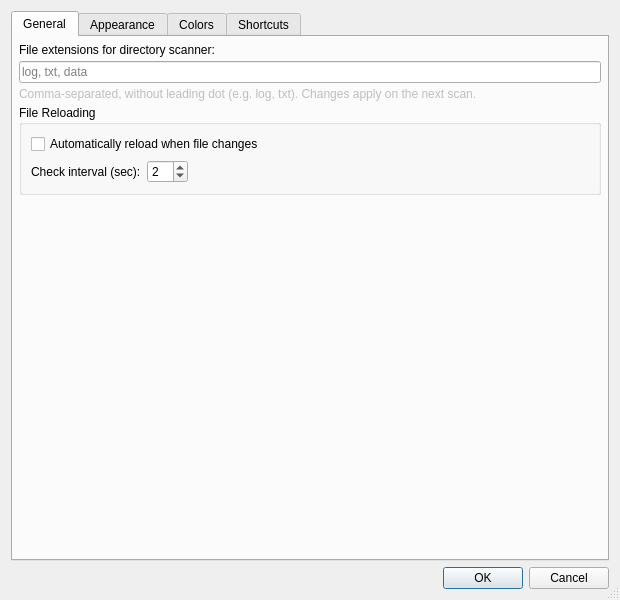
<?xml version="1.0" encoding="UTF-8"?>
<ui version="4.0">
 <class>SettingsDialog</class>
 <widget class="QDialog" name="SettingsDialog">
  <property name="geometry">
   <rect>
    <x>0</x>
    <y>0</y>
    <width>620</width>
    <height>600</height>
   </rect>
  </property>
  <property name="windowTitle">
   <string>Settings</string>
  </property>
  <property name="sizeGripEnabled">
   <bool>true</bool>
  </property>
  <layout class="QVBoxLayout" name="rootLayout">
   <item>
    <widget class="QTabWidget" name="tabWidget">
     <property name="currentIndex">
      <number>0</number>
     </property>

     <!-- ================================================================ -->
     <!-- Tab: General — compact extensions input                          -->
     <!-- ================================================================ -->
     <widget class="QWidget" name="generalTab">
      <attribute name="title">
       <string>General</string>
      </attribute>
      <layout class="QVBoxLayout" name="generalLayout">
       <property name="margin">
        <number>6</number>
       </property>
       <property name="spacing">
        <number>4</number>
       </property>
       <item>
        <widget class="QLabel" name="extensionsLabel">
         <property name="text">
          <string>File extensions for directory scanner:</string>
         </property>
        </widget>
       </item>
       <item>
        <widget class="QLineEdit" name="extensionsLineEdit">
         <property name="placeholderText">
          <string>log, txt, data</string>
         </property>
         <property name="toolTip">
          <string>Comma-separated list of file extensions without the leading dot.</string>
         </property>
        </widget>
       </item>
       <item>
        <widget class="QLabel" name="extensionsHintLabel">
         <property name="text">
          <string>Comma-separated, without leading dot (e.g. log, txt). Changes apply on the next scan.</string>
         </property>
         <property name="wordWrap">
          <bool>true</bool>
         </property>
         <property name="enabled">
          <bool>false</bool>
         </property>
        </widget>
       </item>
       <item>
        <widget class="QGroupBox" name="reloadGroupBox">
         <property name="title">
          <string>File Reloading</string>
         </property>
         <layout class="QVBoxLayout" name="reloadGroupLayout">
          <item>
           <widget class="QCheckBox" name="autoReloadCheckBox">
            <property name="text">
             <string>Automatically reload when file changes</string>
            </property>
            <property name="toolTip">
             <string>Poll loaded files for changes and append new entries automatically.</string>
            </property>
           </widget>
          </item>
          <item>
           <layout class="QHBoxLayout" name="reloadIntervalLayout">
            <item>
             <widget class="QLabel" name="reloadIntervalLabel">
              <property name="text">
               <string>Check interval (sec):</string>
              </property>
             </widget>
            </item>
            <item>
             <widget class="QSpinBox" name="autoReloadIntervalSpinBox">
              <property name="minimum">
               <number>1</number>
              </property>
              <property name="maximum">
               <number>60</number>
              </property>
              <property name="value">
               <number>2</number>
              </property>
              <property name="toolTip">
               <string>How often to check for file changes (1 – 60 seconds).</string>
              </property>
             </widget>
            </item>
            <item>
             <spacer name="reloadIntervalHSpacer">
              <property name="orientation">
               <enum>Qt::Horizontal</enum>
              </property>
              <property name="sizeHint" stdset="0">
               <size>
                <width>40</width>
                <height>20</height>
               </size>
              </property>
             </spacer>
            </item>
           </layout>
          </item>
         </layout>
        </widget>
       </item>
       <item>
        <spacer name="generalSpacer">
         <property name="orientation">
          <enum>Qt::Vertical</enum>
         </property>
         <property name="sizeHint" stdset="0">
          <size>
           <width>20</width>
           <height>40</height>
          </size>
         </property>
        </spacer>
       </item>
      </layout>
     </widget>

     <!-- ================================================================ -->
     <!-- Tab: Appearance — font + default word wrap                      -->
     <!-- ================================================================ -->
     <widget class="QWidget" name="fontTab">
      <attribute name="title">
       <string>Appearance</string>
      </attribute>
      <layout class="QVBoxLayout" name="fontLayout">
       <property name="margin">
        <number>6</number>
       </property>
       <property name="spacing">
        <number>4</number>
       </property>
       <item>
        <layout class="QFormLayout" name="fontFormLayout">
         <property name="fieldGrowthPolicy">
          <enum>QFormLayout::ExpandingFieldsGrow</enum>
         </property>
         <item row="0" column="0">
          <widget class="QLabel" name="fontFamilyLabel">
           <property name="text">
            <string>Family:</string>
           </property>
          </widget>
         </item>
         <item row="0" column="1">
          <widget class="QFontComboBox" name="fontFamilyComboBox">
           <property name="fontFilters">
            <set>QFontComboBox::MonospacedFonts</set>
           </property>
           <property name="toolTip">
            <string>Only monospaced fonts are shown — they are required for correct column alignment in the log view.</string>
           </property>
          </widget>
         </item>
         <item row="1" column="0">
          <widget class="QLabel" name="fontSizeLabel">
           <property name="text">
            <string>Size (pt):</string>
           </property>
          </widget>
         </item>
         <item row="1" column="1">
          <layout class="QHBoxLayout" name="fontSizeRowLayout">
           <item>
            <widget class="QSpinBox" name="fontSizeSpinBox">
             <property name="minimum">
              <number>6</number>
             </property>
             <property name="maximum">
              <number>32</number>
             </property>
             <property name="value">
              <number>10</number>
             </property>
             <property name="toolTip">
              <string>Font size in points (6 – 32).</string>
             </property>
            </widget>
           </item>
           <item>
            <spacer name="fontSizeHSpacer">
             <property name="orientation">
              <enum>Qt::Horizontal</enum>
             </property>
             <property name="sizeHint" stdset="0">
              <size>
               <width>40</width>
               <height>20</height>
              </size>
             </property>
            </spacer>
           </item>
          </layout>
         </item>
        </layout>
       </item>
       <item>
        <widget class="QLabel" name="fontPreviewHeadLabel">
         <property name="text">
          <string>Preview:</string>
         </property>
        </widget>
       </item>
       <item>
        <widget class="QFrame" name="fontPreviewFrame">
         <property name="frameShape">
          <enum>QFrame::StyledPanel</enum>
         </property>
         <property name="frameShadow">
          <enum>QFrame::Sunken</enum>
         </property>
         <property name="minimumHeight">
          <number>56</number>
         </property>
         <layout class="QVBoxLayout" name="fontPreviewFrameLayout">
          <property name="margin">
           <number>4</number>
          </property>
          <item>
           <widget class="QLabel" name="fontPreviewLabel">
            <property name="text">
             <string>2026-05-30 14:23:07 [INFO ] Database connection established  #42</string>
            </property>
            <property name="wordWrap">
             <bool>false</bool>
            </property>
           </widget>
          </item>
         </layout>
        </widget>
       </item>
       <item>
        <widget class="QCheckBox" name="wordWrapCheckBox">
         <property name="text">
          <string>Enable word wrap by default</string>
         </property>
         <property name="toolTip">
          <string>Remembered across sessions; also toggled from the View menu.</string>
         </property>
        </widget>
       </item>
       <item>
        <spacer name="fontSpacer">
         <property name="orientation">
          <enum>Qt::Vertical</enum>
         </property>
         <property name="sizeHint" stdset="0">
          <size>
           <width>20</width>
           <height>40</height>
          </size>
         </property>
        </spacer>
       </item>
      </layout>
     </widget>

     <!-- ================================================================ -->
     <!-- Tab: Colors — scroll area populated dynamically in code          -->
     <!-- ================================================================ -->
     <widget class="QWidget" name="colorsTab">
      <attribute name="title">
       <string>Colors</string>
      </attribute>
      <layout class="QVBoxLayout" name="colorsTabLayout">
       <property name="margin">
        <number>4</number>
       </property>
       <item>
        <widget class="QScrollArea" name="colorsScrollArea">
         <property name="widgetResizable">
          <bool>true</bool>
         </property>
         <property name="frameShape">
          <enum>QFrame::NoFrame</enum>
         </property>
        </widget>
       </item>
      </layout>
     </widget>


     <!-- ================================================================ -->
     <!-- Tab: Shortcuts — rows built dynamically in code                  -->
     <!-- ================================================================ -->
     <widget class="QWidget" name="shortcutsTab">
      <attribute name="title">
       <string>Shortcuts</string>
      </attribute>
      <layout class="QVBoxLayout" name="shortcutsTabLayout">
       <property name="margin">
        <number>4</number>
       </property>
       <item>
        <widget class="QLabel" name="shortcutsHintLabel">
         <property name="text">
          <string>Click a field and press the desired key combination. Clear a field to remove the shortcut.</string>
         </property>
         <property name="wordWrap">
          <bool>true</bool>
         </property>
        </widget>
       </item>
       <item>
        <widget class="QScrollArea" name="shortcutsScrollArea">
         <property name="widgetResizable">
          <bool>true</bool>
         </property>
         <property name="frameShape">
          <enum>QFrame::NoFrame</enum>
         </property>
        </widget>
       </item>
       <item>
        <widget class="QPushButton" name="resetShortcutsButton">
         <property name="text">
          <string>Restore Defaults</string>
         </property>
         <property name="sizePolicy">
          <sizepolicy hsizetype="Maximum" vsizetype="Fixed">
           <horstretch>0</horstretch>
           <verstretch>0</verstretch>
          </sizepolicy>
         </property>
        </widget>
       </item>
      </layout>
     </widget>

    </widget>
   </item>

   <!-- OK / Cancel buttons -->
   <item>
    <widget class="QDialogButtonBox" name="buttonBox">
     <property name="orientation">
      <enum>Qt::Horizontal</enum>
     </property>
     <property name="standardButtons">
      <set>QDialogButtonBox::Cancel|QDialogButtonBox::Ok</set>
     </property>
    </widget>
   </item>

  </layout>
 </widget>

 <resources/>

 <connections>
  <connection>
   <sender>buttonBox</sender>
   <signal>accepted()</signal>
   <receiver>SettingsDialog</receiver>
   <slot>accept()</slot>
   <hints>
    <hint type="sourcelabel"><x>248</x><y>434</y></hint>
    <hint type="destinationlabel"><x>157</x><y>454</y></hint>
   </hints>
  </connection>
  <connection>
   <sender>buttonBox</sender>
   <signal>rejected()</signal>
   <receiver>SettingsDialog</receiver>
   <slot>reject()</slot>
   <hints>
    <hint type="sourcelabel"><x>316</x><y>434</y></hint>
    <hint type="destinationlabel"><x>286</x><y>454</y></hint>
   </hints>
  </connection>
 </connections>

</ui>
